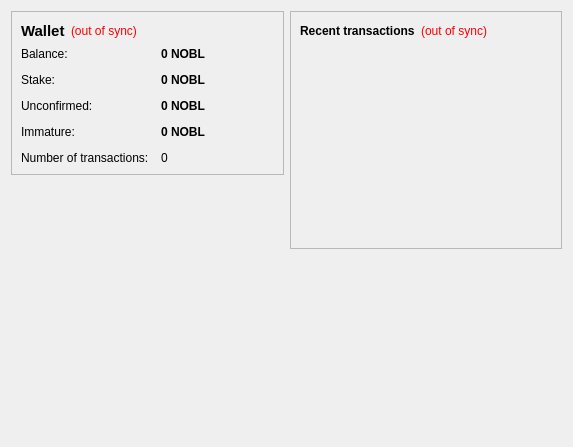
<?xml version="1.0" encoding="UTF-8"?>
<ui version="4.0">
 <class>OverviewPage</class>
 <widget class="QWidget" name="OverviewPage">
  <property name="geometry">
   <rect>
    <x>0</x>
    <y>0</y>
    <width>573</width>
    <height>447</height>
   </rect>
  </property>
  <property name="windowTitle">
   <string>Form</string>
  </property>
  <layout class="QHBoxLayout" name="horizontalLayout" stretch="1,1">
   <item>
    <layout class="QVBoxLayout" name="verticalLayout_2">
     <item>
      <widget class="QFrame" name="frame">
       <property name="frameShape">
        <enum>QFrame::StyledPanel</enum>
       </property>
       <property name="frameShadow">
        <enum>QFrame::Raised</enum>
       </property>
       <layout class="QVBoxLayout" name="verticalLayout_4">
        <item>
         <layout class="QHBoxLayout" name="horizontalLayout_4">
          <item>
           <widget class="QLabel" name="labelWalletText">
            <property name="font">
             <font>
              <pointsize>11</pointsize>
              <weight>75</weight>
              <bold>true</bold>
             </font>
            </property>
            <property name="text">
             <string>Wallet</string>
            </property>
           </widget>
          </item>
          <item>
           <widget class="QLabel" name="labelWalletStatus">
            <property name="toolTip">
             <string>The displayed information may be out of date. Your wallet automatically synchronizes with the Noblecoin network after a connection is established, but this process has not completed yet.</string>
            </property>
            <property name="styleSheet">
             <string notr="true">QLabel { color: red; }</string>
            </property>
            <property name="text">
             <string notr="true">(out of sync)</string>
            </property>
            <property name="alignment">
             <set>Qt::AlignLeading|Qt::AlignLeft|Qt::AlignVCenter</set>
            </property>
           </widget>
          </item>
          <item>
           <spacer name="horizontalSpacer_2">
            <property name="orientation">
             <enum>Qt::Horizontal</enum>
            </property>
            <property name="sizeHint" stdset="0">
             <size>
              <width>40</width>
              <height>20</height>
             </size>
            </property>
           </spacer>
          </item>
         </layout>
        </item>
        <item>
         <layout class="QFormLayout" name="formLayout_2">
          <property name="fieldGrowthPolicy">
           <enum>QFormLayout::AllNonFixedFieldsGrow</enum>
          </property>
          <property name="horizontalSpacing">
           <number>12</number>
          </property>
          <property name="verticalSpacing">
           <number>12</number>
          </property>
          <item row="0" column="0">
           <widget class="QLabel" name="labelBalanceText">
            <property name="text">
             <string>Balance:</string>
            </property>
           </widget>
          </item>
          <item row="0" column="1">
           <widget class="QLabel" name="labelBalance">
            <property name="font">
             <font>
              <weight>75</weight>
              <bold>true</bold>
             </font>
            </property>
            <property name="cursor">
             <cursorShape>IBeamCursor</cursorShape>
            </property>
            <property name="toolTip">
             <string>Your current balance</string>
            </property>
            <property name="text">
             <string notr="true">0 NOBL</string>
            </property>
            <property name="textInteractionFlags">
             <set>Qt::LinksAccessibleByMouse|Qt::TextSelectableByKeyboard|Qt::TextSelectableByMouse</set>
            </property>
           </widget>
          </item>
          <item row="1" column="0">
           <widget class="QLabel" name="labelStakeText">
            <property name="text">
             <string>Stake:</string>
            </property>
           </widget>
          </item>
          <item row="1" column="1">
           <widget class="QLabel" name="labelStake">
            <property name="font">
             <font>
              <weight>75</weight>
              <bold>true</bold>
             </font>
            </property>
            <property name="cursor">
             <cursorShape>IBeamCursor</cursorShape>
            </property>
            <property name="toolTip">
             <string>Total of coins that was staked, and do not yet count toward the current balance</string>
            </property>
            <property name="text">
             <string notr="true">0 NOBL</string>
            </property>
            <property name="textInteractionFlags">
             <set>Qt::LinksAccessibleByMouse|Qt::TextSelectableByKeyboard|Qt::TextSelectableByMouse</set>
            </property>
           </widget>
          </item>
          <item row="2" column="0">
           <widget class="QLabel" name="labelUnconfirmedText">
            <property name="text">
             <string>Unconfirmed:</string>
            </property>
           </widget>
          </item>
          <item row="2" column="1">
           <widget class="QLabel" name="labelUnconfirmed">
            <property name="font">
             <font>
              <weight>75</weight>
              <bold>true</bold>
             </font>
            </property>
            <property name="cursor">
             <cursorShape>IBeamCursor</cursorShape>
            </property>
            <property name="toolTip">
             <string>Total of transactions that have yet to be confirmed, and do not yet count toward the current balance</string>
            </property>
            <property name="text">
             <string notr="true">0 NOBL</string>
            </property>
            <property name="textInteractionFlags">
             <set>Qt::LinksAccessibleByMouse|Qt::TextSelectableByKeyboard|Qt::TextSelectableByMouse</set>
            </property>
           </widget>
          </item>
          <item row="3" column="0">
           <widget class="QLabel" name="labelImmatureText">
            <property name="text">
             <string>Immature:</string>
            </property>
           </widget>
          </item>
          <item row="3" column="1">
           <widget class="QLabel" name="labelImmature">
            <property name="font">
             <font>
              <weight>75</weight>
              <bold>true</bold>
             </font>
            </property>
            <property name="toolTip">
             <string>Minted balance that has not yet matured</string>
            </property>
            <property name="text">
             <string notr="true">0 NOBL</string>
            </property>
            <property name="textInteractionFlags">
             <set>Qt::LinksAccessibleByMouse|Qt::TextSelectableByKeyboard|Qt::TextSelectableByMouse</set>
            </property>
           </widget>
          </item>
          <item row="4" column="0">
           <widget class="QLabel" name="labelNumTransactionsText">
            <property name="text">
             <string>Number of transactions:</string>
            </property>
           </widget>
          </item>
          <item row="4" column="1">
           <widget class="QLabel" name="labelNumTransactions">
            <property name="toolTip">
             <string>Total number of transactions in wallet</string>
            </property>
            <property name="text">
             <string notr="true">0</string>
            </property>
           </widget>
          </item>
         </layout>
        </item>
       </layout>
      </widget>
     </item>
     <item>
      <spacer name="verticalSpacer">
       <property name="orientation">
        <enum>Qt::Vertical</enum>
       </property>
       <property name="sizeHint" stdset="0">
        <size>
         <width>20</width>
         <height>40</height>
        </size>
       </property>
      </spacer>
     </item>
     <item>
      <widget class="QLabel" name="labelLogo">
       <property name="text">
        <string/>
       </property>
       <property name="pixmap">
        <pixmap resource="../bitcoin.qrc">:/images/backg</pixmap>
       </property>
       <property name="scaledContents">
        <bool>false</bool>
       </property>
       <property name="alignment">
        <set>Qt::AlignCenter</set>
       </property>
       <property name="margin">
        <number>-2</number>
       </property>
      </widget>
     </item>
    </layout>
   </item>
   <item>
    <layout class="QVBoxLayout" name="verticalLayout_3">
     <item>
      <widget class="QFrame" name="frame_2">
       <property name="frameShape">
        <enum>QFrame::StyledPanel</enum>
       </property>
       <property name="frameShadow">
        <enum>QFrame::Raised</enum>
       </property>
       <layout class="QVBoxLayout" name="verticalLayout">
        <item>
         <layout class="QHBoxLayout" name="horizontalLayout_2">
          <item>
           <widget class="QLabel" name="label_4">
            <property name="text">
             <string>&lt;b&gt;Recent transactions&lt;/b&gt;</string>
            </property>
           </widget>
          </item>
          <item>
           <widget class="QLabel" name="labelTransactionsStatus">
            <property name="toolTip">
             <string>The displayed information may be out of date. Your wallet automatically synchronizes with the Noblecoin network after a connection is established, but this process has not completed yet.</string>
            </property>
            <property name="styleSheet">
             <string notr="true">QLabel { color: red; }</string>
            </property>
            <property name="text">
             <string notr="true">(out of sync)</string>
            </property>
            <property name="alignment">
             <set>Qt::AlignRight|Qt::AlignTrailing|Qt::AlignVCenter</set>
            </property>
           </widget>
          </item>
          <item>
           <spacer name="horizontalSpacer">
            <property name="orientation">
             <enum>Qt::Horizontal</enum>
            </property>
            <property name="sizeHint" stdset="0">
             <size>
              <width>40</width>
              <height>20</height>
             </size>
            </property>
           </spacer>
          </item>
         </layout>
        </item>
        <item>
         <widget class="QListView" name="listTransactions">
          <property name="styleSheet">
           <string notr="true">QListView { background: transparent; }</string>
          </property>
          <property name="frameShape">
           <enum>QFrame::NoFrame</enum>
          </property>
          <property name="verticalScrollBarPolicy">
           <enum>Qt::ScrollBarAlwaysOff</enum>
          </property>
          <property name="horizontalScrollBarPolicy">
           <enum>Qt::ScrollBarAlwaysOff</enum>
          </property>
          <property name="selectionMode">
           <enum>QAbstractItemView::NoSelection</enum>
          </property>
         </widget>
        </item>
       </layout>
      </widget>
     </item>
     <item>
      <spacer name="verticalSpacer_2">
       <property name="orientation">
        <enum>Qt::Vertical</enum>
       </property>
       <property name="sizeHint" stdset="0">
        <size>
         <width>20</width>
         <height>40</height>
        </size>
       </property>
      </spacer>
     </item>
    </layout>
   </item>
  </layout>
 </widget>
 <resources>
  <include location="../bitcoin.qrc"/>
 </resources>
 <connections/>
</ui>
